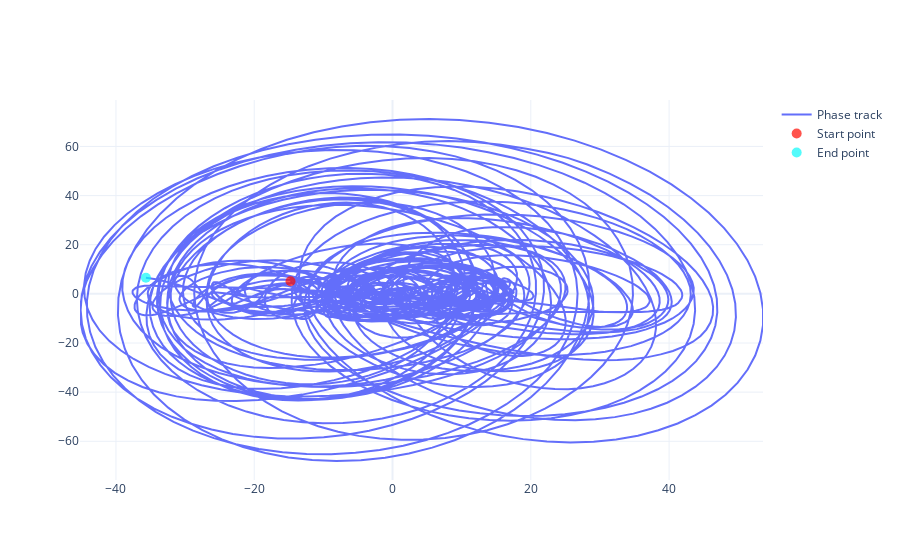

This figure's notebook cell:
### Code cell
plot_phase_track(track1)

### Figure 1 — Plotly figure (JSON) as saved in the notebook; plotly's stock layout.template omitted (floating-point values rounded to 4 significant figures; data arrays with more than 128 entries replaced by an {"elided": "..."} marker saying what was removed)
{"data": [{"mode": "lines", "name": "Phase track", "type": "scatter", "x": {"elided": "8565 float values"}, "y": {"elided": "8565 float values"}}, {"marker": {"color": "rgba(255, 10, 0, .7)", "size": 10}, "mode": "markers", "name": "Start point", "type": "scatter", "x": [-14.75], "y": [5.149]}, {"marker": {"color": "rgba(10, 250, 250, .7)", "size": 10}, "mode": "markers", "name": "End point", "type": "scatter", "x": [-35.66], "y": [6.566]}], "layout": {}}
